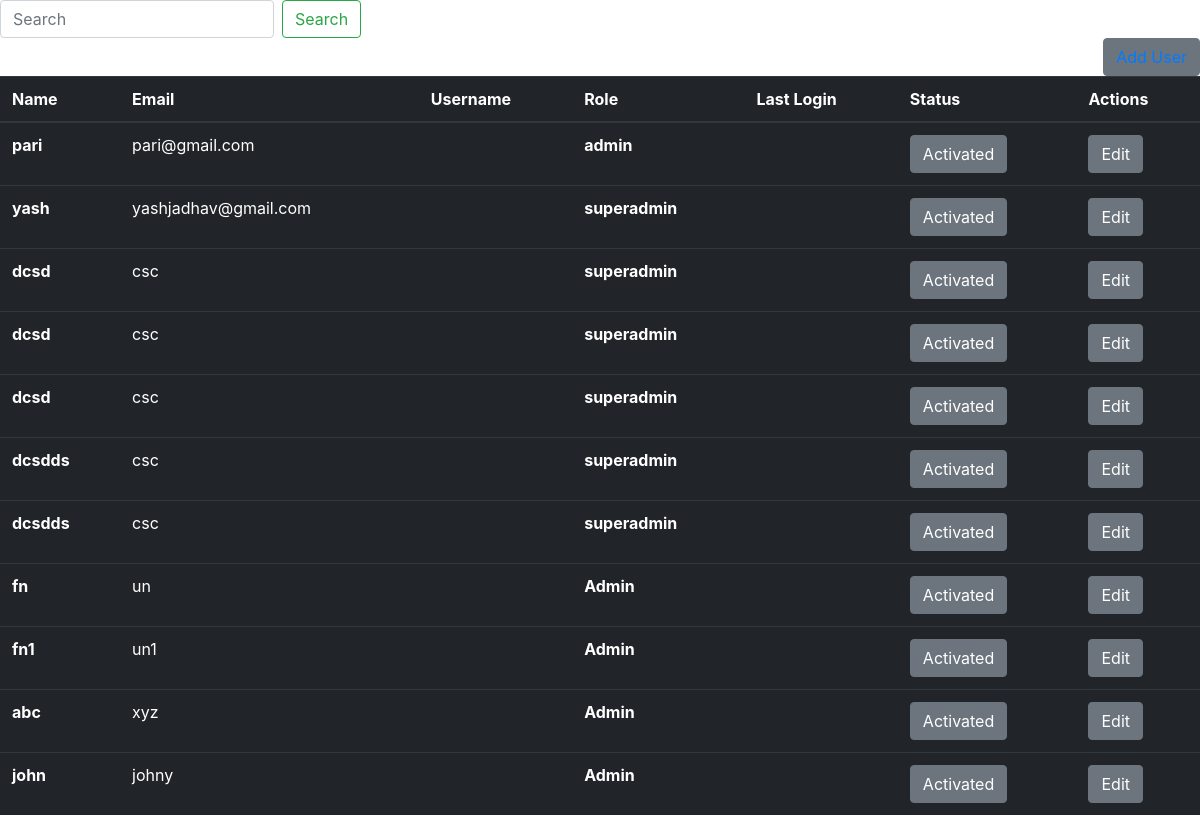
The app's page /user-management/, older data.
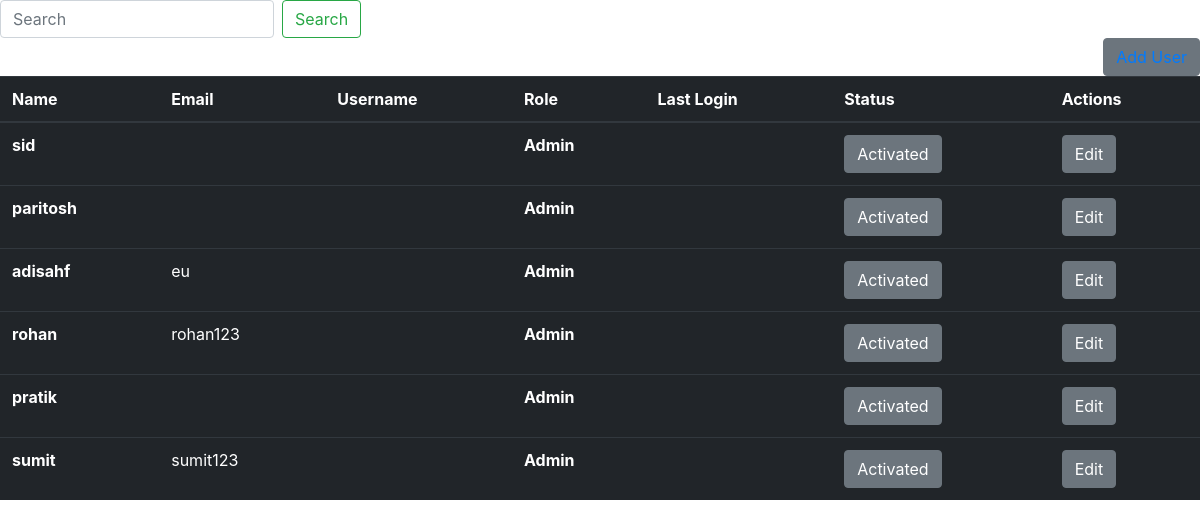
The same page, newer data.
### management/models.py (models this page shows)
class AddUser(models.Model):
    first_name        = models.CharField(max_length=20)
    last_name       = models.CharField(max_length=20,)
    email          =models.CharField(max_length=20)
    role           = models.CharField(max_length=20)
    profile_pic = models.ImageField(upload_to="static/images",default="",null=True,blank=True)

### management/views.py (the view)
# urls.py: path('user-management/',views.user_management,name="user_management"),
def user_management(request):
    aduser=AddUser.objects.all
    return render(request,'user_mgmt.html',{'aduser':aduser})

### management/templates/user_mgmt.html (shortened to what this page needs)
    <link rel="stylesheet" href="https://maxcdn.bootstrapcdn.com/bootstrap/4.0.0/css/bootstrap.min.css">
  </head>
  <body>
    <form class="form-inline my-2 my-lg-0" action="{% url 'search' %}">
        <input class="form-control mr-sm-2" name="query" type="search" placeholder="Search" aria-label="Search">
        <button class="btn btn-outline-success my-2 my-sm-0" type="submit">Search</button>
      </form>
      <div class="float-right">
     <button type="button" class="btn btn-secondary" > <a href ="{% url 'add_user' %}"> Add User </a></button>
    </div>
<br>
<table class="table table-dark">
  <thead>
    <tr>
      <th scope="col">Name</th>
      <th scope="col">Email</th>
      <th scope="col">Username</th>
      <th scope="col">Role</th>
      <th scope="col">Last Login</th>
      <th scope="col"> Status</th>
      <th scope="col">Actions</th>
    </tr>
  </thead>
  <tbody>
    {% for user in aduser %}
    <tr>
      <th scope="row">{{user.first_name}}</th>
      <td>{{user.email}}</td>
      <td> {{user.username}} </td>
      <th scope="row"> {{user.role}} </th>
      <td> {{Usr.username}} </td>
      <td> <form action="{% url 'edit_user' %}" method="POST" class="d-inline">
        <button type="submit" class="btn btn-secondary" >Activated</button>
      </form>
     </td>
      <td>
         <form action="{% url 'edit_user' %}" method="POST" class="d-inline">
          <button type="submit" class="btn btn-secondary" >Edit</button>
        </form>
      </td>
{% endfor %}
  </tbody>
</table>
  </body>
</html>

Row changes from the older to the newer data that the page shows:
removed AddUser: first_name "pari", email "pari@gmail.com", role "admin"
removed AddUser: first_name "yash", email "yashjadhav@gmail.com", role "superadmin"
removed AddUser: first_name "dcsd", email "csc", role "superadmin"
removed AddUser: first_name "dcsd", email "csc", role "superadmin"
removed AddUser: first_name "dcsd", email "csc", role "superadmin"
removed AddUser: first_name "dcsdds", email "csc", role "superadmin"
removed AddUser: first_name "dcsdds", email "csc", role "superadmin"
removed AddUser: first_name "fn", email "un", role "Admin"
removed AddUser: first_name "fn1", email "un1", role "Admin"
removed AddUser: first_name "abc", email "xyz", role "Admin"
changed AddUser: first_name "john" → "sid"; email "johny" → (not shown)
added AddUser: first_name "paritosh", role "Admin"
added AddUser: first_name "adisahf", email "eu", role "Admin"
added AddUser: first_name "rohan", email "rohan123", role "Admin"
added AddUser: first_name "pratik", role "Admin"
added AddUser: first_name "sumit", email "sumit123", role "Admin"
